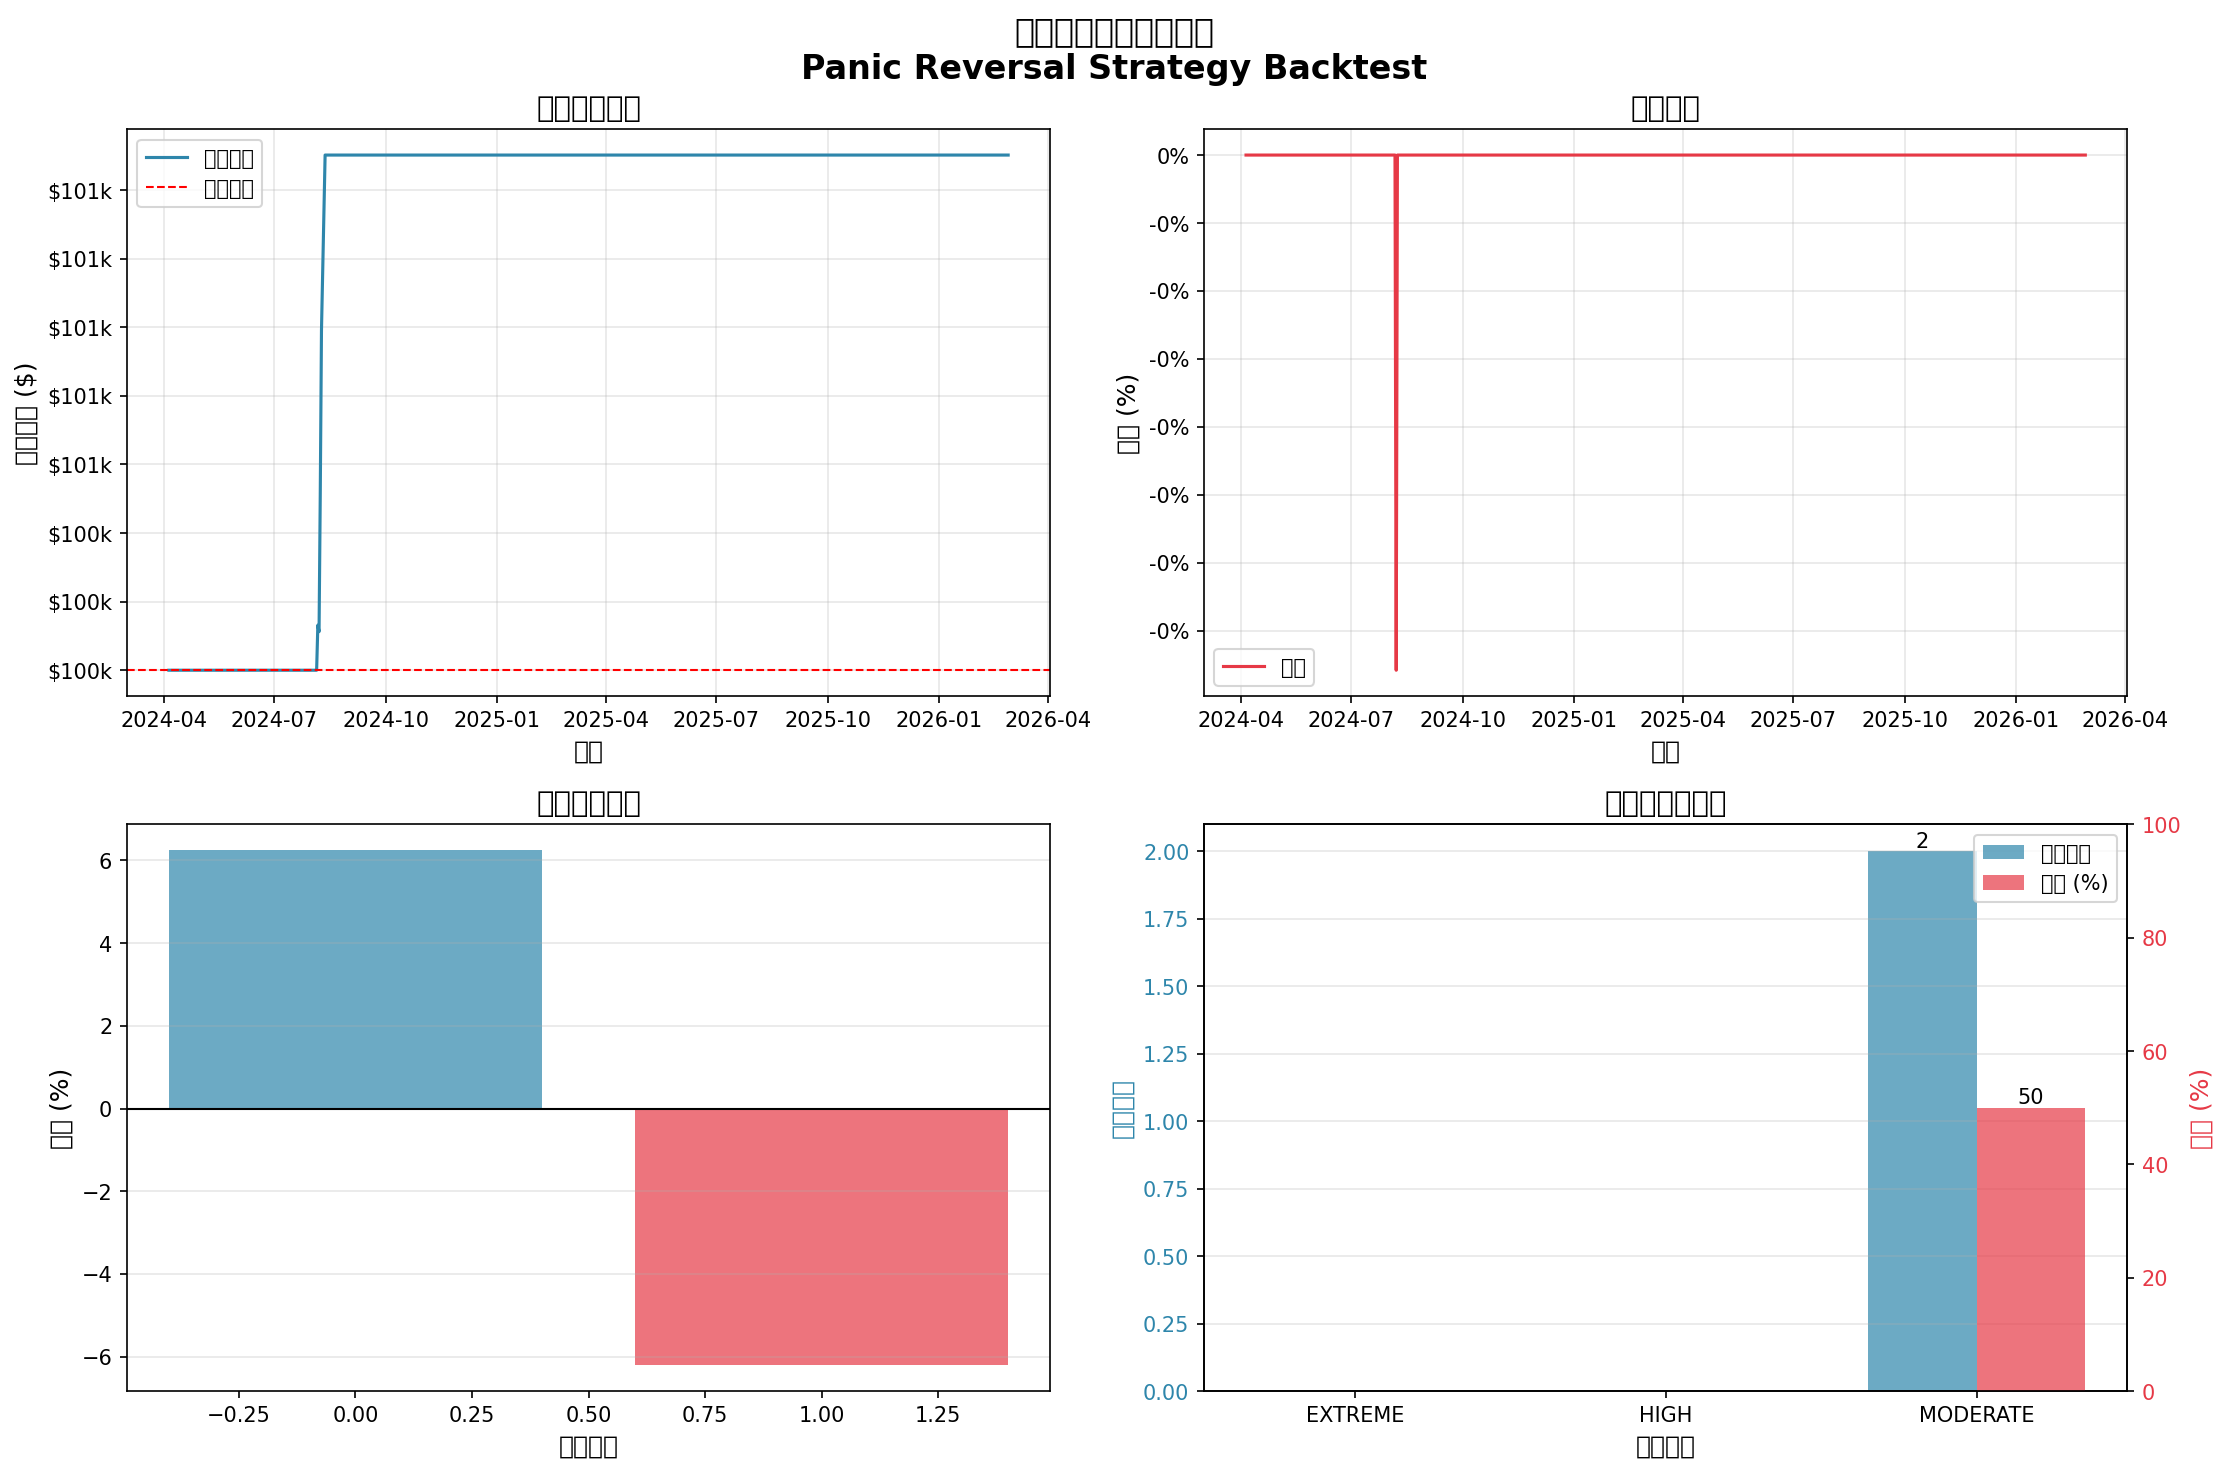

Write the Python code that produced this figure.
#!/usr/bin/env python3
"""
恐慌逆勢策略完整回測
Backtest for Panic Reversal Strategy
"""

import numpy as np
import pandas as pd
import matplotlib.pyplot as plt
import matplotlib.dates as mdates
from datetime import datetime, timedelta
import requests
import json
from typing import Dict, List, Tuple, Optional

# ============================================================
# 策略配置
# ============================================================

ENTRY_CONFIG = {
    'EXTREME': {
        'z_qqq_threshold': -2.5,
        'z_gld_threshold': -2.0,
        'z_uup_threshold': -2.0,
        'initial_position': 0.40,
        'max_position': 0.80,
        'stop_loss': -0.05,
        'profit_target': 0.10,
        'max_holding_days': 20,
        'max_adds': 3,
    },
    'HIGH': {
        'z_qqq_threshold': -2.0,
        'z_gld_threshold': -1.5,
        'z_uup_threshold': -1.5,
        'initial_position': 0.25,
        'max_position': 0.50,
        'stop_loss': -0.04,
        'profit_target': 0.08,
        'max_holding_days': 15,
        'max_adds': 2,
    },
    'MODERATE': {
        'z_qqq_threshold': -1.5,
        'z_gld_threshold': -1.0,
        'z_uup_threshold': -1.0,
        'initial_position': 0.15,
        'max_position': 0.30,
        'stop_loss': -0.03,
        'profit_target': 0.06,
        'max_holding_days': 10,
        'max_adds': 1,
    },
}

WIN_STATS = {
    'EXTREME': {
        'win_rate': 0.65,
        'avg_win': 0.12,
        'avg_loss': -0.04,
    },
    'HIGH': {
        'win_rate': 0.60,
        'avg_win': 0.09,
        'avg_loss': -0.03,
    },
    'MODERATE': {
        'win_rate': 0.55,
        'avg_win': 0.07,
        'avg_loss': -0.03,
    },
}

# ============================================================
# 數據獲取
# ============================================================

def fetch_price_data(symbol: str, days: int = 3650) -> pd.DataFrame:
    """從 Dashboard API 獲取價格數據"""
    try:
        url = f"http://localhost:8000/api/stocks/{symbol}/history?days={days}"
        response = requests.get(url, timeout=30)
        response.raise_for_status()
        data = response.json()

        if not data or len(data) == 0:
            print(f"⚠️  無法獲取 {symbol} 數據")
            return None

        df = pd.DataFrame(data)
        df['date'] = pd.to_datetime(df['trade_date'])
        df = df.sort_values('date').reset_index(drop=True)

        # 只保留需要的欄位
        df = df[['date', 'close']]
        df = df.rename(columns={'close': symbol})

        return df

    except Exception as e:
        print(f"❌ 獲取 {symbol} 數據失敗: {e}")
        return None

def fetch_all_data(symbols: List[str], days: int = 3650) -> pd.DataFrame:
    """獲取所有需要的數據並合併"""
    dfs = []

    for symbol in symbols:
        print(f"📥 獲取 {symbol} 數據...")
        df = fetch_price_data(symbol, days)
        if df is not None:
            dfs.append(df)

    if not dfs:
        raise ValueError("無法獲取任何數據")

    # 合併所有數據
    merged = dfs[0]
    for df in dfs[1:]:
        merged = pd.merge(merged, df, on='date', how='inner')

    merged = merged.sort_values('date').reset_index(drop=True)

    print(f"✅ 數據獲取完成: {len(merged)} 天")
    return merged

# ============================================================
# 策略類別
# ============================================================

class PanicReversalEntry:
    """進場檢測"""

    def __init__(self, lookback_days: int = 60):
        self.lookback_days = lookback_days

    def calculate_z_scores(self, data: pd.DataFrame, idx: int) -> Dict[str, float]:
        """計算 Z-scores"""
        if idx < self.lookback_days:
            return {'z_qqq': 0, 'z_gld': 0, 'z_uup': 0}

        window = data.iloc[idx - self.lookback_days:idx]

        z_scores = {}
        for symbol in ['QQQ', 'GLD', 'UUP']:
            returns = window[symbol].pct_change().dropna()
            mean = returns.mean()
            std = returns.std()

            if std > 0:
                current_return = data.iloc[idx][symbol] / data.iloc[idx - 1][symbol] - 1
                z_scores[f'z_{symbol.lower()}'] = (current_return - mean) / std
            else:
                z_scores[f'z_{symbol.lower()}'] = 0

        return z_scores

    def check_entry_signal(self, data: pd.DataFrame, idx: int) -> Tuple[Optional[str], Dict[str, float]]:
        """檢查進場信號"""
        if idx < self.lookback_days:
            return None, {'z_qqq': 0, 'z_gld': 0, 'z_uup': 0}

        z_scores = self.calculate_z_scores(data, idx)

        # 檢查各信號等級
        for signal_level, config in ENTRY_CONFIG.items():
            if (z_scores['z_qqq'] < config['z_qqq_threshold'] and
                z_scores['z_gld'] < config['z_gld_threshold'] and
                z_scores['z_uup'] < config['z_uup_threshold']):
                return signal_level, z_scores

        return None, z_scores


class PanicReversalPositionSizing:
    """部位大小計算"""

    def __init__(self, account_value: float, max_risk_per_trade: float = 0.02):
        self.account_value = account_value
        self.max_risk_per_trade = max_risk_per_trade

    def calculate_position_size(self, signal: str, win_stats: Dict) -> float:
        """計算部位大小"""
        config = ENTRY_CONFIG[signal]
        initial_position = config['initial_position']

        # 根據勝率和風險調整
        win_rate = win_stats['win_rate']
        avg_win = win_stats['avg_win']
        avg_loss = win_stats['avg_loss']

        # Kelly 公式簡化版
        if avg_loss != 0:
            kelly = (win_rate * avg_win + (1 - win_rate) * avg_loss) / abs(avg_loss)
            kelly = max(0, min(kelly, 1.0))  # 限制在 [0, 1]

            # 結合初始部位和 Kelly
            adjusted_position = initial_position * (0.5 + 0.5 * kelly)
        else:
            adjusted_position = initial_position

        # 限制在配置範圍內
        return min(adjusted_position, config['max_position'])


class PanicReversalScaling:
    """部位調整（加碼）"""

    def __init__(self, config: Dict):
        self.config = config
        self.current_add = 0
        self.last_add_price = None
        self.add_threshold = 0.02  # 2% 反彈後加碼

    def should_add_position(self, current_price: float, entry_price: float) -> bool:
        """檢查是否應該加碼"""
        if self.current_add >= self.config['max_adds']:
            return False

        # 價格回彈後加碼
        if current_price > entry_price * (1 + self.add_threshold * (self.current_add + 1)):
            return True

        return False

    def add_position(self) -> float:
        """執行加碼"""
        self.current_add += 1
        # 每次加碼增加 10% 的初始部位
        add_size = self.config['initial_position'] * 0.10
        return add_size

    def get_current_add(self) -> int:
        return self.current_add


class PanicReversalExit:
    """出場檢測"""

    def __init__(self, config: Dict):
        self.config = config
        self.entry_price = None
        self.entry_date = None
        self.highest_price = None

    def set_entry(self, entry_price: float, entry_date: pd.Timestamp):
        """設置進場信息"""
        self.entry_price = entry_price
        self.entry_date = entry_date
        self.highest_price = entry_price

    def check_exit(self, current_price: float, current_date: pd.Timestamp) -> Tuple[Optional[str], float]:
        """檢查出場信號"""
        if self.entry_price is None:
            return None, 0

        # 更新最高價
        self.highest_price = max(self.highest_price, current_price)

        # 計算當前回報
        current_return = (current_price - self.entry_price) / self.entry_price

        # 止損
        if current_return <= self.config['stop_loss']:
            return 'STOP_LOSS', current_return

        # 獲利目標
        if current_return >= self.config['profit_target']:
            return 'PROFIT_TARGET', current_return

        # 最大持有期間
        holding_days = (current_date - self.entry_date).days
        if holding_days >= self.config['max_holding_days']:
            return 'TIME_EXIT', current_return

        # 追蹤止損（Trailing Stop）
        # 最高價回撤 3% 時止損
        if self.highest_price > self.entry_price * 1.02:
            trailing_stop = self.highest_price * 0.97
            if current_price < trailing_stop:
                return 'TRAILING_STOP', current_return

        return None, current_return


class PanicReversalRiskManager:
    """風險管理"""

    def __init__(self, account_value: float):
        self.account_value = account_value
        self.daily_pnl_history = []
        self.weekly_pnl_history = []
        self.max_daily_loss = -0.03  # 最大日損 3%

    def check_risk(self, account_value: float, daily_pnl: float, weekly_pnl: float) -> List[str]:
        """檢查風險"""
        warnings = []

        # 日損限制
        if daily_pnl < self.max_daily_loss:
            warnings.append(f"日損超限: {daily_pnl:.2%}")

        # 周損限制（5%）
        if weekly_pnl < -0.05:
            warnings.append(f"周損超限: {weekly_pnl:.2%}")

        # 賬戶價值下降
        if account_value < self.account_value * 0.90:
            warnings.append(f"賬戶價值下降超過 10%")

        return warnings

    def update_account_value(self, new_value: float):
        """更新賬戶價值"""
        self.account_value = new_value


class PanicReversalStrategy:
    """恐慌逆勢完整策略"""

    def __init__(self, account_value: float = 100000):
        self.account_value = account_value
        self.initial_account_value = account_value

        # 初始化各模組
        self.entry = PanicReversalEntry()
        self.sizing = PanicReversalPositionSizing(account_value)
        self.scaling = None
        self.exit = None
        self.risk_manager = PanicReversalRiskManager(account_value)

        # 策略狀態
        self.position = None
        self.in_trade = False

        # 交易記錄
        self.trades = []
        self.daily_values = []
        self.daily_returns = []

    def on_new_day(self, data: pd.DataFrame, idx: int):
        """每日檢查"""
        current_date = data.iloc[idx]['date']
        current_prices = {
            'QQQ': data.iloc[idx]['QQQ'],
            'GLD': data.iloc[idx]['GLD'],
            'UUP': data.iloc[idx]['UUP'],
        }

        # 檢查進場信號
        if not self.in_trade:
            signal, z_scores = self.entry.check_entry_signal(data, idx)

            if signal:
                print(f"🚀 進場信號：{signal} @ {current_date.strftime('%Y-%m-%d')}")
                print(f"   Z-scores：QQQ={z_scores['z_qqq']:.2f}, "
                      f"GLD={z_scores['z_gld']:.2f}, "
                      f"UUP={z_scores['z_uup']:.2f}")

                # 計算部位大小
                position_size = self.sizing.calculate_position_size(signal, WIN_STATS[signal])
                print(f"   部位大小：{position_size:.1%}")

                # 進場
                self.enter_trade(signal, position_size, current_prices, current_date, idx, data)

        # 檢查出場信號
        else:
            exit_signal, current_return = self.exit.check_exit(current_prices['QQQ'], current_date)

            if exit_signal:
                print(f"📤 出場信號：{exit_signal} @ {current_date.strftime('%Y-%m-%d')}")
                print(f"   總回報：{current_return:.2%}")

                self.exit_trade(current_date, current_prices, exit_signal, current_return)

        # 更新賬戶價值
        if self.in_trade:
            current_return = (current_prices['QQQ'] - self.position['entry_price_qqq']) / self.position['entry_price_qqq']
            self.account_value = self.account_value * (1 + current_return * self.position['current_size'])
        else:
            self.account_value = self.account_value  # 持有現金

        self.daily_values.append({
            'date': current_date,
            'account_value': self.account_value,
            'in_trade': self.in_trade,
        })

    def enter_trade(self, signal: str, position_size: float, prices: Dict,
                  date: pd.Timestamp, idx: int, data: pd.DataFrame):
        """進場"""
        self.position = {
            'signal_level': signal,
            'entry_price_qqq': prices['QQQ'],
            'entry_price_gld': prices['GLD'],
            'entry_price_uup': prices['UUP'],
            'entry_date': date,
            'entry_idx': idx,
            'position_size': position_size,
            'current_size': position_size,
        }

        self.scaling = PanicReversalScaling(ENTRY_CONFIG[signal])
        self.exit = PanicReversalExit(ENTRY_CONFIG[signal])
        self.exit.set_entry(prices['QQQ'], date)

        self.in_trade = True

    def exit_trade(self, date: pd.Timestamp, prices: Dict, exit_signal: str, current_return: float):
        """出場"""
        if self.position:
            self.trades.append({
                'entry_date': self.position['entry_date'],
                'exit_date': date,
                'signal_level': self.position['signal_level'],
                'entry_price_qqq': self.position['entry_price_qqq'],
                'exit_price_qqq': prices['QQQ'],
                'position_size': self.position['current_size'],
                'exit_signal': exit_signal,
                'return': current_return,
                'pnl': self.account_value * current_return * self.position['current_size'],
            })

            self.position = None
            self.scaling = None
            self.exit = None
            self.in_trade = False


# ============================================================
# 回測引擎
# ============================================================

def run_backtest(data: pd.DataFrame, initial_capital: float = 100000) -> Dict:
    """執行回測"""
    print(f"\n{'='*60}")
    print(f"🔬 開始回測（初始資金：${initial_capital:,.0f}）")
    print(f"{'='*60}\n")

    strategy = PanicReversalStrategy(initial_capital)

    # 開始回測（從 lookback 之後開始）
    start_idx = 60  # 留 60 天作為 lookback

    for idx in range(start_idx, len(data)):
        strategy.on_new_day(data, idx)

    # 計算績效
    results = calculate_performance(strategy, initial_capital)

    return results


def calculate_performance(strategy: PanicReversalStrategy, initial_capital: float) -> Dict:
    """計算績效指標"""
    daily_values = pd.DataFrame(strategy.daily_values)

    if len(daily_values) == 0:
        return {'error': 'No data'}

    # 計算日回報
    daily_values['daily_return'] = daily_values['account_value'].pct_change()

    # 移除 NaN
    daily_values = daily_values.dropna(subset=['daily_return'])

    # 計算統計
    total_days = len(daily_values)
    total_years = total_days / 252

    final_value = daily_values['account_value'].iloc[-1]
    total_return = (final_value - initial_capital) / initial_capital
    annual_return = (1 + total_return) ** (1 / total_years) - 1

    daily_std = daily_values['daily_return'].std()
    annual_std = daily_std * np.sqrt(252)
    sharpe_ratio = annual_return / annual_std if annual_std > 0 else 0

    # 最大回撤
    cum_returns = (1 + daily_values['daily_return']).cumprod()
    cum_max = cum_returns.expanding().max()
    drawdown = (cum_returns - cum_max) / cum_max
    max_drawdown = drawdown.min()

    # 交易統計
    trades = strategy.trades
    num_trades = len(trades)

    if num_trades > 0:
        winning_trades = [t for t in trades if t['return'] > 0]
        losing_trades = [t for t in trades if t['return'] <= 0]

        win_rate = len(winning_trades) / num_trades

        if winning_trades:
            avg_win = np.mean([t['return'] for t in winning_trades])
            max_win = max([t['return'] for t in winning_trades])
        else:
            avg_win = 0
            max_win = 0

        if losing_trades:
            avg_loss = np.mean([t['return'] for t in losing_trades])
            max_loss = min([t['return'] for t in losing_trades])
        else:
            avg_loss = 0
            max_loss = 0

        avg_holding_days = np.mean([(t['exit_date'] - t['entry_date']).days for t in trades])

        # 按信號等級統計
        trades_by_level = {}
        for level in ['EXTREME', 'HIGH', 'MODERATE']:
            level_trades = [t for t in trades if t['signal_level'] == level]
            if level_trades:
                trades_by_level[level] = {
                    'count': len(level_trades),
                    'win_rate': len([t for t in level_trades if t['return'] > 0]) / len(level_trades),
                    'avg_return': np.mean([t['return'] for t in level_trades]),
                }
            else:
                trades_by_level[level] = {'count': 0, 'win_rate': 0, 'avg_return': 0}
    else:
        win_rate = 0
        avg_win = 0
        avg_loss = 0
        max_win = 0
        max_loss = 0
        avg_holding_days = 0
        trades_by_level = {}

    return {
        'strategy': strategy,
        'daily_values': daily_values,
        'trades': trades,
        'performance': {
            'initial_capital': initial_capital,
            'final_value': final_value,
            'total_return': total_return,
            'annual_return': annual_return,
            'annual_volatility': annual_std,
            'sharpe_ratio': sharpe_ratio,
            'max_drawdown': max_drawdown,
            'total_days': total_days,
            'total_years': total_years,
        },
        'trading_stats': {
            'num_trades': num_trades,
            'win_rate': win_rate,
            'avg_win': avg_win,
            'avg_loss': avg_loss,
            'max_win': max_win,
            'max_loss': max_loss,
            'avg_holding_days': avg_holding_days,
            'trades_by_level': trades_by_level,
        },
    }


# ============================================================
# 可視化
# ============================================================

def plot_results(results: Dict, output_path: str = None):
    """繪製回測結果"""
    daily_values = results['daily_values']
    performance = results['performance']
    trading_stats = results['trading_stats']

    fig, axes = plt.subplots(2, 2, figsize=(15, 10))
    fig.suptitle('恐慌逆勢策略回測結果\nPanic Reversal Strategy Backtest', fontsize=16, fontweight='bold')

    # 1. 賬戶價值曲線
    ax1 = axes[0, 0]
    ax1.plot(daily_values['date'], daily_values['account_value'],
             linewidth=1.5, color='#2E86AB', label='賬戶價值')
    ax1.axhline(y=performance['initial_capital'], color='red',
                linestyle='--', linewidth=1, label='初始資金')
    ax1.set_xlabel('日期', fontsize=12)
    ax1.set_ylabel('賬戶價值 ($)', fontsize=12)
    ax1.set_title('賬戶價值曲線', fontsize=14, fontweight='bold')
    ax1.legend(loc='upper left')
    ax1.grid(True, alpha=0.3)
    ax1.yaxis.set_major_formatter(plt.FuncFormatter(lambda x, p: f'${x/1000:.0f}k'))

    # 2. 回撤曲線
    ax2 = axes[0, 1]
    cum_returns = (1 + daily_values['daily_return']).cumprod()
    cum_max = cum_returns.expanding().max()
    drawdown = (cum_returns - cum_max) / cum_max * 100

    ax2.plot(daily_values['date'], drawdown,
             linewidth=1.5, color='#E63946', label='回撤')
    ax2.fill_between(daily_values['date'], drawdown, 0,
                     where=drawdown < 0, color='#E63946', alpha=0.3)
    ax2.set_xlabel('日期', fontsize=12)
    ax2.set_ylabel('回撤 (%)', fontsize=12)
    ax2.set_title('回撤曲線', fontsize=14, fontweight='bold')
    ax2.legend(loc='lower left')
    ax2.grid(True, alpha=0.3)
    ax2.yaxis.set_major_formatter(plt.FuncFormatter(lambda x, p: f'{x:.0f}%'))

    # 3. 交易回報分佈
    ax3 = axes[1, 0]
    if len(results['trades']) > 0:
        returns = [t['return'] * 100 for t in results['trades']]
        colors = ['#2E86AB' if r > 0 else '#E63946' for r in returns]

        ax3.bar(range(len(returns)), returns, color=colors, alpha=0.7)
        ax3.axhline(y=0, color='black', linewidth=1)
        ax3.set_xlabel('交易序號', fontsize=12)
        ax3.set_ylabel('回報 (%)', fontsize=12)
        ax3.set_title('交易回報分佈', fontsize=14, fontweight='bold')
        ax3.grid(True, alpha=0.3, axis='y')

    # 4. 按信號等級統計
    ax4 = axes[1, 1]
    trades_by_level = trading_stats['trades_by_level']

    if trades_by_level:
        levels = list(trades_by_level.keys())
        counts = [trades_by_level[l]['count'] for l in levels]
        win_rates = [trades_by_level[l]['win_rate'] * 100 for l in levels]

        x = np.arange(len(levels))
        width = 0.35

        ax4a = ax4
        bars1 = ax4a.bar(x - width/2, counts, width, label='交易次數', color='#2E86AB', alpha=0.7)
        ax4a.set_xlabel('信號等級', fontsize=12)
        ax4a.set_ylabel('交易次數', fontsize=12, color='#2E86AB')
        ax4a.tick_params(axis='y', labelcolor='#2E86AB')

        ax4b = ax4a.twinx()
        bars2 = ax4b.bar(x + width/2, win_rates, width, label='勝率 (%)', color='#E63946', alpha=0.7)
        ax4b.set_ylabel('勝率 (%)', fontsize=12, color='#E63946')
        ax4b.tick_params(axis='y', labelcolor='#E63946')
        ax4b.set_ylim(0, 100)

        ax4a.set_xticks(x)
        ax4a.set_xticklabels(levels)
        ax4a.set_title('按信號等級統計', fontsize=14, fontweight='bold')

        # 添加數值標籤
        for bars, ax in [(bars1, ax4a), (bars2, ax4b)]:
            for bar in bars:
                height = bar.get_height()
                ax.text(bar.get_x() + bar.get_width()/2., height,
                       f'{height:.0f}' if height >= 1 else '',
                       ha='center', va='bottom', fontsize=10)

        # 合併圖例
        lines, labels = ax4a.get_legend_handles_labels()
        lines2, labels2 = ax4b.get_legend_handles_labels()
        ax4a.legend(lines + lines2, labels + labels2, loc='upper right')

        ax4a.grid(True, alpha=0.3, axis='y')

    plt.tight_layout()

    if output_path:
        plt.savefig(output_path, dpi=150, bbox_inches='tight')
        print(f"📊 圖表已保存到：{output_path}")

    # 不使用 plt.show()，避免在無顯示環境中卡住
    # plt.show()


def print_summary(results: Dict):
    """打印回測摘要"""
    performance = results['performance']
    trading_stats = results['trading_stats']

    print(f"\n{'='*60}")
    print(f"📊 回測結果摘要")
    print(f"{'='*60}\n")

    print("【績效指標】")
    print(f"  初始資金：${performance['initial_capital']:,.2f}")
    print(f"  最終價值：${performance['final_value']:,.2f}")
    print(f"  總回報：{performance['total_return']:.2%}")
    print(f"  年化回報：{performance['annual_return']:.2%}")
    print(f"  年化波動率：{performance['annual_volatility']:.2%}")
    print(f"  Sharpe 比率：{performance['sharpe_ratio']:.2f}")
    print(f"  最大回撤：{performance['max_drawdown']:.2%}")
    print(f"  回測期間：{performance['total_days']} 天 ({performance['total_years']:.1f} 年)")

    print(f"\n【交易統計】")
    print(f"  總交易次數：{trading_stats['num_trades']}")
    print(f"  勝率：{trading_stats['win_rate']:.2%}")
    print(f"  平均獲利：{trading_stats['avg_win']:.2%}")
    print(f"  平均虧損：{trading_stats['avg_loss']:.2%}")
    print(f"  最大獲利：{trading_stats['max_win']:.2%}")
    print(f"  最大虧損：{trading_stats['max_loss']:.2%}")
    print(f"  平均持有天數：{trading_stats['avg_holding_days']:.1f} 天")

    print(f"\n【按信號等級統計】")
    for level, stats in trading_stats['trades_by_level'].items():
        if stats['count'] > 0:
            print(f"  {level}：")
            print(f"    交易次數：{stats['count']}")
            print(f"    勝率：{stats['win_rate']:.2%}")
            print(f"    平均回報：{stats['avg_return']:.2%}")
        else:
            print(f"  {level}：無交易")

    print(f"\n{'='*60}\n")


# ============================================================
# 主程序
# ============================================================

def main():
    """主程序"""
    print(f"\n{'='*60}")
    print(f"恐慌逆勢策略完整回測")
    print(f"{'='*60}\n")

    # 獲取數據
    symbols = ['QQQ', 'GLD', 'UUP']
    data = fetch_all_data(symbols, days=3650)

    if data is None or len(data) == 0:
        print("❌ 無法獲取數據，回測終止")
        return

    print(f"\n數據範圍：{data['date'].min().strftime('%Y-%m-%d')} 至 {data['date'].max().strftime('%Y-%m-%d')}")

    # 執行回測
    results = run_backtest(data, initial_capital=100000)

    # 打印摘要
    print_summary(results)

    # 繪製圖表
    plot_results(results, output_path='/Users/charlie/.openclaw/workspace/kanban/panic-reversal-backtest.png')

    # 保存結果
    output_file = '/Users/charlie/.openclaw/workspace/kanban/panic-reversal-backtest-results.json'
    with open(output_file, 'w') as f:
        # 移除不可序列化的對象
        serializable_results = {
            'performance': results['performance'],
            'trading_stats': results['trading_stats'],
            'trades': [
                {
                    'entry_date': t['entry_date'].strftime('%Y-%m-%d'),
                    'exit_date': t['exit_date'].strftime('%Y-%m-%d'),
                    'signal_level': t['signal_level'],
                    'entry_price_qqq': t['entry_price_qqq'],
                    'exit_price_qqq': t['exit_price_qqq'],
                    'position_size': t['position_size'],
                    'exit_signal': t['exit_signal'],
                    'return': t['return'],
                    'pnl': t['pnl'],
                }
                for t in results['trades']
            ],
        }
        json.dump(serializable_results, f, indent=2)

    print(f"💾 結果已保存到：{output_file}")


if __name__ == '__main__':
    main()
